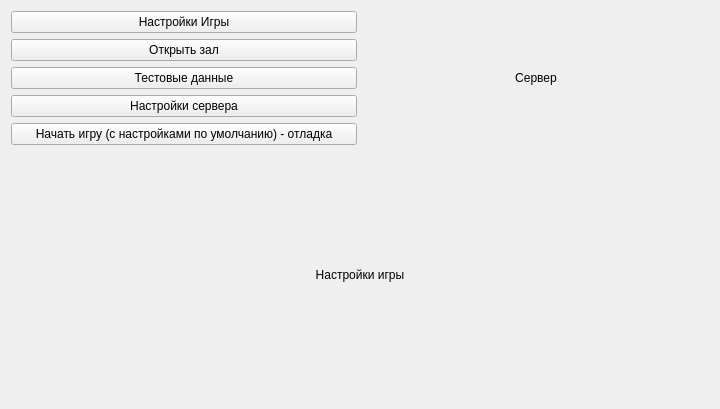
<?xml version="1.0" encoding="UTF-8"?>
<ui version="4.0">
 <class>startNewRoom</class>
 <widget class="QWidget" name="startNewRoom">
  <property name="geometry">
   <rect>
    <x>0</x>
    <y>0</y>
    <width>720</width>
    <height>409</height>
   </rect>
  </property>
  <property name="focusPolicy">
   <enum>Qt::NoFocus</enum>
  </property>
  <property name="windowTitle">
   <string>Подготовка игры</string>
  </property>
  <layout class="QGridLayout" name="gridLayout">
   <property name="verticalSpacing">
    <number>6</number>
   </property>
   <item row="0" column="0">
    <layout class="QVBoxLayout" name="verticalLayout">
     <item>
      <widget class="QPushButton" name="btn_GameSettings">
       <property name="text">
        <string>Настройки Игры</string>
       </property>
      </widget>
     </item>
     <item>
      <widget class="QPushButton" name="btn_StartTheGame">
       <property name="text">
        <string>Открыть зал</string>
       </property>
      </widget>
     </item>
     <item>
      <widget class="QPushButton" name="btn_SendTestData">
       <property name="sizePolicy">
        <sizepolicy hsizetype="Minimum" vsizetype="Fixed">
         <horstretch>0</horstretch>
         <verstretch>0</verstretch>
        </sizepolicy>
       </property>
       <property name="text">
        <string>Тестовые данные</string>
       </property>
      </widget>
     </item>
     <item>
      <widget class="QPushButton" name="btn_ServerSettings">
       <property name="text">
        <string>Настройки сервера</string>
       </property>
      </widget>
     </item>
     <item>
      <widget class="QPushButton" name="btn_DebugStart">
       <property name="sizePolicy">
        <sizepolicy hsizetype="Minimum" vsizetype="Fixed">
         <horstretch>0</horstretch>
         <verstretch>0</verstretch>
        </sizepolicy>
       </property>
       <property name="text">
        <string>Начать игру (с настройками по умолчанию) - отладка</string>
       </property>
      </widget>
     </item>
    </layout>
   </item>
   <item row="0" column="1">
    <widget class="QLabel" name="label">
     <property name="text">
      <string>Сервер</string>
     </property>
     <property name="alignment">
      <set>Qt::AlignCenter</set>
     </property>
    </widget>
   </item>
   <item row="1" column="0" colspan="2">
    <widget class="QLabel" name="lbl_Settings">
     <property name="text">
      <string>Настройки игры</string>
     </property>
     <property name="alignment">
      <set>Qt::AlignCenter</set>
     </property>
    </widget>
   </item>
  </layout>
 </widget>
 <resources/>
 <connections/>
</ui>
